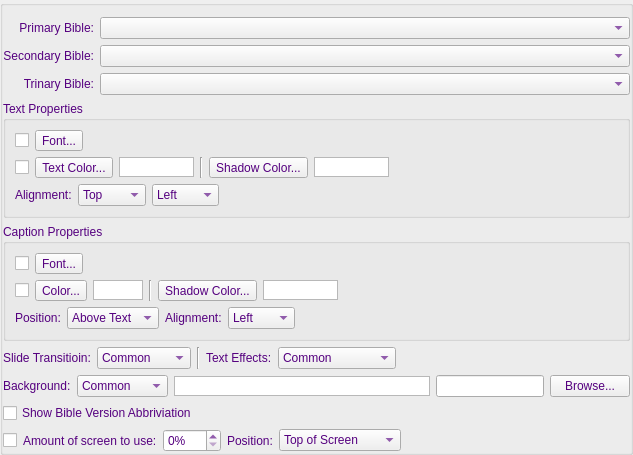
    <widget class="QGroupBox" name="groupBoxUseDisp2">
     <property name="palette">
      <palette>
       <active>
        <colorrole role="WindowText">
         <brush brushstyle="SolidPattern">
          <color alpha="255">
           <red>85</red>
           <green>0</green>
           <blue>127</blue>
          </color>
         </brush>
        </colorrole>
        <colorrole role="Text">
         <brush brushstyle="SolidPattern">
          <color alpha="255">
           <red>85</red>
           <green>0</green>
           <blue>127</blue>
          </color>
         </brush>
        </colorrole>
        <colorrole role="ButtonText">
         <brush brushstyle="SolidPattern">
          <color alpha="255">
           <red>85</red>
           <green>0</green>
           <blue>127</blue>
          </color>
         </brush>
        </colorrole>
        <colorrole role="Highlight">
         <brush brushstyle="SolidPattern">
          <color alpha="255">
           <red>170</red>
           <green>85</green>
           <blue>255</blue>
          </color>
         </brush>
        </colorrole>
       </active>
       <inactive>
        <colorrole role="WindowText">
         <brush brushstyle="SolidPattern">
          <color alpha="255">
           <red>85</red>
           <green>0</green>
           <blue>127</blue>
          </color>
         </brush>
        </colorrole>
        <colorrole role="Text">
         <brush brushstyle="SolidPattern">
          <color alpha="255">
           <red>85</red>
           <green>0</green>
           <blue>127</blue>
          </color>
         </brush>
        </colorrole>
        <colorrole role="ButtonText">
         <brush brushstyle="SolidPattern">
          <color alpha="255">
           <red>85</red>
           <green>0</green>
           <blue>127</blue>
          </color>
         </brush>
        </colorrole>
        <colorrole role="Highlight">
         <brush brushstyle="SolidPattern">
          <color alpha="255">
           <red>170</red>
           <green>85</green>
           <blue>255</blue>
          </color>
         </brush>
        </colorrole>
       </inactive>
       <disabled>
        <colorrole role="WindowText">
         <brush brushstyle="SolidPattern">
          <color alpha="255">
           <red>120</red>
           <green>120</green>
           <blue>120</blue>
          </color>
         </brush>
        </colorrole>
        <colorrole role="Text">
         <brush brushstyle="SolidPattern">
          <color alpha="255">
           <red>120</red>
           <green>120</green>
           <blue>120</blue>
          </color>
         </brush>
        </colorrole>
        <colorrole role="ButtonText">
         <brush brushstyle="SolidPattern">
          <color alpha="255">
           <red>120</red>
           <green>120</green>
           <blue>120</blue>
          </color>
         </brush>
        </colorrole>
        <colorrole role="Highlight">
         <brush brushstyle="SolidPattern">
          <color alpha="255">
           <red>51</red>
           <green>153</green>
           <blue>255</blue>
          </color>
         </brush>
        </colorrole>
       </disabled>
      </palette>
     </property>
     <property name="flat">
      <bool>true</bool>
     </property>
     <property name="checkable">
      <bool>false</bool>
     </property>
     <layout class="QVBoxLayout" name="verticalLayout">
      <property name="leftMargin">
       <number>0</number>
      </property>
      <property name="rightMargin">
       <number>0</number>
      </property>
      <property name="bottomMargin">
       <number>0</number>
      </property>
      <item>
       <widget class="QWidget" name="widgetBibles2" native="true">
        <layout class="QGridLayout" name="gridLayout_3">
         <property name="leftMargin">
          <number>0</number>
         </property>
         <property name="topMargin">
          <number>0</number>
         </property>
         <property name="rightMargin">
          <number>0</number>
         </property>
         <property name="bottomMargin">
          <number>0</number>
         </property>
         <item row="0" column="0">
          <widget class="QLabel" name="labelPrimaryBible2">
           <property name="text">
            <string>Primary Bible:</string>
           </property>
           <property name="alignment">
            <set>Qt::AlignRight|Qt::AlignTrailing|Qt::AlignVCenter</set>
           </property>
          </widget>
         </item>
         <item row="0" column="1">
          <widget class="QComboBox" name="comboBoxPrimaryBible2">
           <property name="sizePolicy">
            <sizepolicy hsizetype="Expanding" vsizetype="Fixed">
             <horstretch>0</horstretch>
             <verstretch>0</verstretch>
            </sizepolicy>
           </property>
          </widget>
         </item>
         <item row="1" column="0">
          <widget class="QLabel" name="labelSecondaryBible2">
           <property name="text">
            <string>Secondary Bible:</string>
           </property>
           <property name="alignment">
            <set>Qt::AlignRight|Qt::AlignTrailing|Qt::AlignVCenter</set>
           </property>
          </widget>
         </item>
         <item row="1" column="1">
          <widget class="QComboBox" name="comboBoxSecondaryBible2">
           <property name="sizePolicy">
            <sizepolicy hsizetype="Expanding" vsizetype="Fixed">
             <horstretch>0</horstretch>
             <verstretch>0</verstretch>
            </sizepolicy>
           </property>
          </widget>
         </item>
         <item row="2" column="0">
          <widget class="QLabel" name="labelTrinaryBible2">
           <property name="text">
            <string>Trinary Bible:</string>
           </property>
           <property name="alignment">
            <set>Qt::AlignRight|Qt::AlignTrailing|Qt::AlignVCenter</set>
           </property>
          </widget>
         </item>
         <item row="2" column="1">
          <widget class="QComboBox" name="comboBoxTrinaryBible2">
           <property name="sizePolicy">
            <sizepolicy hsizetype="Expanding" vsizetype="Fixed">
             <horstretch>0</horstretch>
             <verstretch>0</verstretch>
            </sizepolicy>
           </property>
          </widget>
         </item>
        </layout>
       </widget>
      </item>
      <item>
       <widget class="QGroupBox" name="groupBoxTextProperties2">
        <property name="title">
         <string>Text Properties</string>
        </property>
        <layout class="QVBoxLayout" name="verticalLayout_3">
         <item>
          <layout class="QHBoxLayout" name="horizontalLayout_12">
           <item>
            <widget class="QCheckBox" name="checkBoxCommonFont2">
             <property name="sizePolicy">
              <sizepolicy hsizetype="Fixed" vsizetype="Fixed">
               <horstretch>0</horstretch>
               <verstretch>0</verstretch>
              </sizepolicy>
             </property>
            </widget>
           </item>
           <item>
            <widget class="QToolButton" name="toolButtonTextFont2">
             <property name="text">
              <string>Font...</string>
             </property>
            </widget>
           </item>
           <item>
            <widget class="QLabel" name="labelFont2">
             <property name="sizePolicy">
              <sizepolicy hsizetype="Minimum" vsizetype="Preferred">
               <horstretch>0</horstretch>
               <verstretch>0</verstretch>
              </sizepolicy>
             </property>
             <property name="wordWrap">
              <bool>true</bool>
             </property>
            </widget>
           </item>
          </layout>
         </item>
         <item>
          <layout class="QHBoxLayout" name="horizontalLayout_13">
           <item>
            <widget class="QCheckBox" name="checkBoxCommonColor2">
             <property name="sizePolicy">
              <sizepolicy hsizetype="Fixed" vsizetype="Fixed">
               <horstretch>0</horstretch>
               <verstretch>0</verstretch>
              </sizepolicy>
             </property>
            </widget>
           </item>
           <item>
            <widget class="QToolButton" name="toolButtonTextColor2">
             <property name="text">
              <string>Text Color...</string>
             </property>
            </widget>
           </item>
           <item>
            <widget class="QGraphicsView" name="graphicViewTextColor2">
             <property name="sizePolicy">
              <sizepolicy hsizetype="Fixed" vsizetype="Fixed">
               <horstretch>0</horstretch>
               <verstretch>0</verstretch>
              </sizepolicy>
             </property>
             <property name="minimumSize">
              <size>
               <width>75</width>
               <height>20</height>
              </size>
             </property>
             <property name="maximumSize">
              <size>
               <width>75</width>
               <height>20</height>
              </size>
             </property>
            </widget>
           </item>
           <item>
            <widget class="Line" name="line_3">
             <property name="orientation">
              <enum>Qt::Vertical</enum>
             </property>
            </widget>
           </item>
           <item>
            <widget class="QToolButton" name="toolButtonShadowColor2">
             <property name="text">
              <string>Shadow Color...</string>
             </property>
            </widget>
           </item>
           <item>
            <widget class="QGraphicsView" name="graphicViewShadowColor2">
             <property name="sizePolicy">
              <sizepolicy hsizetype="Fixed" vsizetype="Fixed">
               <horstretch>0</horstretch>
               <verstretch>0</verstretch>
              </sizepolicy>
             </property>
             <property name="minimumSize">
              <size>
               <width>75</width>
               <height>20</height>
              </size>
             </property>
             <property name="maximumSize">
              <size>
               <width>75</width>
               <height>20</height>
              </size>
             </property>
            </widget>
           </item>
           <item>
            <spacer name="horizontalSpacer_13">
             <property name="orientation">
              <enum>Qt::Horizontal</enum>
             </property>
             <property name="sizeHint" stdset="0">
              <size>
               <width>40</width>
               <height>20</height>
              </size>
             </property>
            </spacer>
           </item>
          </layout>
         </item>
         <item>
          <layout class="QHBoxLayout" name="horizontalLayout_16">
           <item>
            <widget class="QLabel" name="labelTextAlign_8">
             <property name="text">
              <string>Alignment:</string>
             </property>
            </widget>
           </item>
           <item>
            <widget class="QComboBox" name="comboBoxVerticalAling2">
             <item>
              <property name="text">
               <string>Top</string>
              </property>
              <property name="icon">
               <iconset resource="softprojector.qrc">
                <normaloff>:/icons/icons/alingTop.png</normaloff>:/icons/icons/alingTop.png</iconset>
              </property>
             </item>
             <item>
              <property name="text">
               <string>Middle</string>
              </property>
              <property name="icon">
               <iconset resource="softprojector.qrc">
                <normaloff>:/icons/icons/alingMiddle.png</normaloff>:/icons/icons/alingMiddle.png</iconset>
              </property>
             </item>
             <item>
              <property name="text">
               <string>Bottom</string>
              </property>
              <property name="icon">
               <iconset resource="softprojector.qrc">
                <normaloff>:/icons/icons/alingBottom.png</normaloff>:/icons/icons/alingBottom.png</iconset>
              </property>
             </item>
            </widget>
           </item>
           <item>
            <widget class="QComboBox" name="comboBoxHorizontalAling2">
             <item>
              <property name="text">
               <string>Left</string>
              </property>
              <property name="icon">
               <iconset resource="softprojector.qrc">
                <normaloff>:/icons/icons/alingLeft.png</normaloff>:/icons/icons/alingLeft.png</iconset>
              </property>
             </item>
             <item>
              <property name="text">
               <string>Center</string>
              </property>
              <property name="icon">
               <iconset resource="softprojector.qrc">
                <normaloff>:/icons/icons/alingCenter.png</normaloff>:/icons/icons/alingCenter.png</iconset>
              </property>
             </item>
             <item>
              <property name="text">
               <string>Right</string>
              </property>
              <property name="icon">
               <iconset resource="softprojector.qrc">
                <normaloff>:/icons/icons/alingRight.png</normaloff>:/icons/icons/alingRight.png</iconset>
              </property>
             </item>
            </widget>
           </item>
           <item>
            <spacer name="horizontalSpacer_9">
             <property name="orientation">
              <enum>Qt::Horizontal</enum>
             </property>
             <property name="sizeHint" stdset="0">
              <size>
               <width>40</width>
               <height>20</height>
              </size>
             </property>
            </spacer>
           </item>
          </layout>
         </item>
        </layout>
       </widget>
      </item>
      <item>
       <widget class="QGroupBox" name="groupBoxCaptionProperties_2">
        <property name="title">
         <string>Caption Properties</string>
        </property>
        <layout class="QVBoxLayout" name="verticalLayout_4">
         <item>
          <layout class="QHBoxLayout" name="horizontalLayout_18">
           <item>
            <widget class="QCheckBox" name="checkBoxSameFont2">
             <property name="sizePolicy">
              <sizepolicy hsizetype="Fixed" vsizetype="Fixed">
               <horstretch>0</horstretch>
               <verstretch>0</verstretch>
              </sizepolicy>
             </property>
            </widget>
           </item>
           <item>
            <widget class="QToolButton" name="toolButtonCaptionFont2">
             <property name="text">
              <string>Font...</string>
             </property>
            </widget>
           </item>
           <item>
            <widget class="QLabel" name="labelFontCaption2">
             <property name="sizePolicy">
              <sizepolicy hsizetype="Minimum" vsizetype="Preferred">
               <horstretch>0</horstretch>
               <verstretch>0</verstretch>
              </sizepolicy>
             </property>
             <property name="wordWrap">
              <bool>true</bool>
             </property>
            </widget>
           </item>
          </layout>
         </item>
         <item>
          <layout class="QHBoxLayout" name="horizontalLayout_19">
           <item>
            <widget class="QCheckBox" name="checkBoxSameColor2">
             <property name="sizePolicy">
              <sizepolicy hsizetype="Fixed" vsizetype="Fixed">
               <horstretch>0</horstretch>
               <verstretch>0</verstretch>
              </sizepolicy>
             </property>
            </widget>
           </item>
           <item>
            <widget class="QToolButton" name="toolButtonCaptionColor2">
             <property name="text">
              <string>Color...</string>
             </property>
            </widget>
           </item>
           <item>
            <widget class="QGraphicsView" name="graphicViewCaptionColor2">
             <property name="sizePolicy">
              <sizepolicy hsizetype="Fixed" vsizetype="Fixed">
               <horstretch>0</horstretch>
               <verstretch>0</verstretch>
              </sizepolicy>
             </property>
             <property name="minimumSize">
              <size>
               <width>50</width>
               <height>20</height>
              </size>
             </property>
             <property name="maximumSize">
              <size>
               <width>50</width>
               <height>20</height>
              </size>
             </property>
            </widget>
           </item>
           <item>
            <widget class="Line" name="line_6">
             <property name="orientation">
              <enum>Qt::Vertical</enum>
             </property>
            </widget>
           </item>
           <item>
            <widget class="QToolButton" name="toolButtonCaptionShadowColor2">
             <property name="text">
              <string>Shadow Color...</string>
             </property>
            </widget>
           </item>
           <item>
            <widget class="QGraphicsView" name="graphicViewCaptionShadowColor2">
             <property name="sizePolicy">
              <sizepolicy hsizetype="Fixed" vsizetype="Fixed">
               <horstretch>0</horstretch>
               <verstretch>0</verstretch>
              </sizepolicy>
             </property>
             <property name="minimumSize">
              <size>
               <width>75</width>
               <height>20</height>
              </size>
             </property>
             <property name="maximumSize">
              <size>
               <width>75</width>
               <height>20</height>
              </size>
             </property>
            </widget>
           </item>
           <item>
            <spacer name="horizontalSpacer_7">
             <property name="orientation">
              <enum>Qt::Horizontal</enum>
             </property>
             <property name="sizeHint" stdset="0">
              <size>
               <width>40</width>
               <height>20</height>
              </size>
             </property>
            </spacer>
           </item>
          </layout>
         </item>
         <item>
          <layout class="QHBoxLayout" name="horizontalLayout_17">
           <item>
            <widget class="QLabel" name="labelPosition_2">
             <property name="text">
              <string>Position:</string>
             </property>
            </widget>
           </item>
           <item>
            <widget class="QComboBox" name="comboBoxCaptionPosition2">
             <item>
              <property name="text">
               <string>Above Text</string>
              </property>
             </item>
             <item>
              <property name="text">
               <string>Below Text</string>
              </property>
             </item>
            </widget>
           </item>
           <item>
            <widget class="QLabel" name="labelCaptionAlign_2">
             <property name="text">
              <string>Alignment:</string>
             </property>
            </widget>
           </item>
           <item>
            <widget class="QComboBox" name="comboBoxCaptionAlign2">
             <item>
              <property name="text">
               <string>Left</string>
              </property>
             </item>
             <item>
              <property name="text">
               <string>Center</string>
              </property>
             </item>
             <item>
              <property name="text">
               <string>Right</string>
              </property>
             </item>
            </widget>
           </item>
           <item>
            <spacer name="horizontalSpacer_6">
             <property name="orientation">
              <enum>Qt::Horizontal</enum>
             </property>
             <property name="sizeHint" stdset="0">
              <size>
               <width>40</width>
               <height>20</height>
              </size>
             </property>
            </spacer>
           </item>
          </layout>
         </item>
        </layout>
       </widget>
      </item>
      <item>
       <layout class="QHBoxLayout" name="horizontalLayout_10">
        <item>
         <widget class="QLabel" name="labelTextAlign_5">
          <property name="text">
           <string>Slide Transitioin:</string>
          </property>
         </widget>
        </item>
        <item>
         <widget class="QComboBox" name="comboBoxTransitionType2">
          <item>
           <property name="text">
            <string>Common</string>
           </property>
           <property name="icon">
            <iconset resource="softprojector.qrc">
             <normaloff>:/icons/icons/common.png</normaloff>:/icons/icons/common.png</iconset>
           </property>
          </item>
          <item>
           <property name="text">
            <string>None</string>
           </property>
           <property name="icon">
            <iconset resource="softprojector.qrc">
             <normaloff>:/icons/icons/tranNone.png</normaloff>:/icons/icons/tranNone.png</iconset>
           </property>
          </item>
          <item>
           <property name="text">
            <string>Fade</string>
           </property>
           <property name="icon">
            <iconset resource="softprojector.qrc">
             <normaloff>:/icons/icons/tranFade.png</normaloff>:/icons/icons/tranFade.png</iconset>
           </property>
          </item>
          <item>
           <property name="text">
            <string>Fade Out-In</string>
           </property>
           <property name="icon">
            <iconset resource="softprojector.qrc">
             <normaloff>:/icons/icons/tranFadeOutIn.png</normaloff>:/icons/icons/tranFadeOutIn.png</iconset>
           </property>
          </item>
          <item>
           <property name="text">
            <string>Move Right</string>
           </property>
           <property name="icon">
            <iconset resource="softprojector.qrc">
             <normaloff>:/icons/icons/tranMoveRight.png</normaloff>:/icons/icons/tranMoveRight.png</iconset>
           </property>
          </item>
          <item>
           <property name="text">
            <string>Move Left</string>
           </property>
           <property name="icon">
            <iconset resource="softprojector.qrc">
             <normaloff>:/icons/icons/tranMoveLeft.png</normaloff>:/icons/icons/tranMoveLeft.png</iconset>
           </property>
          </item>
          <item>
           <property name="text">
            <string>Move Up</string>
           </property>
           <property name="icon">
            <iconset resource="softprojector.qrc">
             <normaloff>:/icons/icons/tranMoveDown.png</normaloff>:/icons/icons/tranMoveDown.png</iconset>
           </property>
          </item>
          <item>
           <property name="text">
            <string>Move Down</string>
           </property>
           <property name="icon">
            <iconset resource="softprojector.qrc">
             <normaloff>:/icons/icons/tranMoveUp.png</normaloff>:/icons/icons/tranMoveUp.png</iconset>
           </property>
          </item>
         </widget>
        </item>
        <item>
         <widget class="Line" name="line_5">
          <property name="orientation">
           <enum>Qt::Vertical</enum>
          </property>
         </widget>
        </item>
        <item>
         <widget class="QLabel" name="labelTextAlign_6">
          <property name="text">
           <string>Text Effects:</string>
          </property>
         </widget>
        </item>
        <item>
         <widget class="QComboBox" name="comboBoxTextEffects2">
          <item>
           <property name="text">
            <string>Common</string>
           </property>
           <property name="icon">
            <iconset resource="softprojector.qrc">
             <normaloff>:/icons/icons/common.png</normaloff>:/icons/icons/common.png</iconset>
           </property>
          </item>
          <item>
           <property name="text">
            <string>None</string>
           </property>
           <property name="icon">
            <iconset resource="softprojector.qrc">
             <normaloff>:/icons/icons/effectsNone.png</normaloff>:/icons/icons/effectsNone.png</iconset>
           </property>
          </item>
          <item>
           <property name="text">
            <string>Shadow</string>
           </property>
           <property name="icon">
            <iconset resource="softprojector.qrc">
             <normaloff>:/icons/icons/effectsShadow.png</normaloff>:/icons/icons/effectsShadow.png</iconset>
           </property>
          </item>
          <item>
           <property name="text">
            <string>Blurred Shadow</string>
           </property>
           <property name="icon">
            <iconset resource="softprojector.qrc">
             <normaloff>:/icons/icons/effectsBlurredShadow.png</normaloff>:/icons/icons/effectsBlurredShadow.png</iconset>
           </property>
          </item>
         </widget>
        </item>
        <item>
         <spacer name="horizontalSpacer_12">
          <property name="orientation">
           <enum>Qt::Horizontal</enum>
          </property>
          <property name="sizeHint" stdset="0">
           <size>
            <width>40</width>
            <height>20</height>
           </size>
          </property>
         </spacer>
        </item>
       </layout>
      </item>
      <item>
       <layout class="QHBoxLayout" name="horizontalLayout_7">
        <item>
         <widget class="QLabel" name="labelTextAlign_7">
          <property name="text">
           <string>Background:</string>
          </property>
         </widget>
        </item>
        <item>
         <widget class="QComboBox" name="comboBoxBackgoundType2">
          <item>
           <property name="text">
            <string>Common</string>
           </property>
           <property name="icon">
            <iconset resource="softprojector.qrc">
             <normaloff>:/icons/icons/common.png</normaloff>:/icons/icons/common.png</iconset>
           </property>
          </item>
          <item>
           <property name="text">
            <string>Solid Color</string>
           </property>
           <property name="icon">
            <iconset resource="softprojector.qrc">
             <normaloff>:/icons/icons/solidColor.png</normaloff>:/icons/icons/solidColor.png</iconset>
           </property>
          </item>
          <item>
           <property name="text">
            <string>Picture</string>
           </property>
           <property name="icon">
            <iconset resource="softprojector.qrc">
             <normaloff>:/icons/icons/photo.png</normaloff>:/icons/icons/photo.png</iconset>
           </property>
          </item>
          <item>
           <property name="text">
            <string>Video</string>
           </property>
           <property name="icon">
            <iconset resource="softprojector.qrc">
             <normaloff>:/icons/icons/video.png</normaloff>:/icons/icons/video.png</iconset>
           </property>
          </item>
         </widget>
        </item>
        <item>
         <widget class="QGraphicsView" name="graphicsViewBackgroundColor2">
          <property name="sizePolicy">
           <sizepolicy hsizetype="Expanding" vsizetype="Fixed">
            <horstretch>0</horstretch>
            <verstretch>0</verstretch>
           </sizepolicy>
          </property>
          <property name="minimumSize">
           <size>
            <width>50</width>
            <height>20</height>
           </size>
          </property>
          <property name="maximumSize">
           <size>
            <width>16777215</width>
            <height>20</height>
           </size>
          </property>
         </widget>
        </item>
        <item>
         <widget class="QLineEdit" name="lineEditBackPath2">
          <property name="readOnly">
           <bool>true</bool>
          </property>
         </widget>
        </item>
        <item>
         <widget class="QPushButton" name="buttonBrowseBackground2">
          <property name="text">
           <string>Browse...</string>
          </property>
         </widget>
        </item>
       </layout>
      </item>
      <item>
       <widget class="QCheckBox" name="checkBoxAbbiviations2">
        <property name="text">
         <string>Show Bible Version Abbriviation</string>
        </property>
       </widget>
      </item>
      <item>
       <layout class="QHBoxLayout" name="horizontalLayout_8">
        <item>
         <widget class="QCheckBox" name="checkBoxCommonLayout2">
          <property name="sizePolicy">
           <sizepolicy hsizetype="Fixed" vsizetype="Fixed">
            <horstretch>0</horstretch>
            <verstretch>0</verstretch>
           </sizepolicy>
          </property>
         </widget>
        </item>
        <item>
         <widget class="QLabel" name="labelMaxPercent2">
          <property name="text">
           <string>Amount of screen to use:</string>
          </property>
         </widget>
        </item>
        <item>
         <widget class="QSpinBox" name="spinBoxMaxScreen2">
          <property name="toolTip">
           <string>Percent of screen to be used.</string>
          </property>
          <property name="suffix">
           <string notr="true">%</string>
          </property>
          <property name="maximum">
           <number>100</number>
          </property>
         </widget>
        </item>
        <item>
         <widget class="QLabel" name="labelMaxTopButtom2">
          <property name="text">
           <string>Position:</string>
          </property>
         </widget>
        </item>
        <item>
         <widget class="QComboBox" name="comboBoxScreenPosition2">
          <property name="toolTip">
           <string>Select to use either top portion of the screen or bottom.</string>
          </property>
          <item>
           <property name="text">
            <string>Top of Screen</string>
           </property>
          </item>
          <item>
           <property name="text">
            <string>Bottom of Screen</string>
           </property>
          </item>
         </widget>
        </item>
        <item>
         <spacer name="horizontalSpacer_4">
          <property name="orientation">
           <enum>Qt::Horizontal</enum>
          </property>
          <property name="sizeHint" stdset="0">
           <size>
            <width>40</width>
            <height>20</height>
           </size>
          </property>
         </spacer>
        </item>
       </layout>
      </item>
     </layout>
    </widget>
